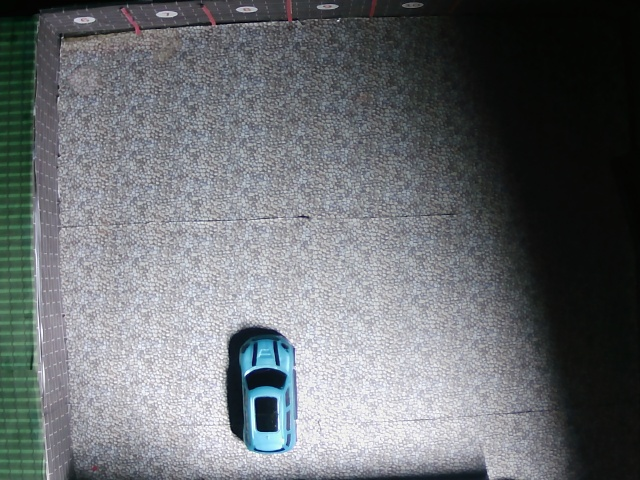
#> input picture yolo_service/debug_bg.jpg, 640 x 480 px
$ python -i detector_v7.py   (imports and definitions only)
#> lines starting #> are read from the running program, lines starting #| are printed output that depends on the picture; after the words box and inside, x2 and y2 are one past the last pixel; in counts of white or black regions, pixels touching at a corner belong together
### backend/slot_adjuster.py
"""Fixed, role-specific parking layout support for OccupAI camera workers.

Parking geometry is loaded from normalized coordinates in JSON. Demand is a
status/pricing signal only: it can never add, remove, resize, or move a box.
"""

from __future__ import annotations

import json
import os
import threading
from datetime import datetime
from pathlib import Path
from zoneinfo import ZoneInfo


PH_TZ = ZoneInfo("Asia/Manila")
OFFICIAL_CAMERA_CAPACITIES = {"car": 10, "motorcycle": 20}
OFFICIAL_LOT_CAPACITY = sum(OFFICIAL_CAMERA_CAPACITIES.values())
DEFAULT_LAYOUT_PATH = (
    Path(__file__).resolve().parent.parent / "yolo_service" / "camera_layouts.json"
)


class LayoutConfigError(ValueError):
    """Raised when a saved layout could produce unsafe or incorrect boxes."""


class DemandLevel:
    LOW = "LOW"
    NORMAL = "NORMAL"
    BUSY = "BUSY"
    HIGH = "HIGH"

    @classmethod
    def all(cls):
        return {cls.LOW, cls.NORMAL, cls.BUSY, cls.HIGH}


# [30 lines left out: functions _normalized_rect, _contains, _intersects, not called in this run]


def _layout_path(config_path=None):
    raw = config_path or os.getenv("CAMERA_LAYOUT_FILE") or DEFAULT_LAYOUT_PATH
    return Path(raw).expanduser().resolve()


# [87 lines left out: functions load_normalized_layout, _scale_rect, build_layout, not called in this run]


class GridAdjuster:
    """Compatibility facade whose demand layouts are deliberately identical."""

    # [16 lines left out: functions __init__, slots_for_demand, not called in this run]


class SlotState:
    """Thread-safe immutable-layout state used by the detector loop."""

    def __init__(self):
        self._lock = threading.Lock()
        self._base_slots = {}
        self.demand = DemandLevel.NORMAL
        self.forecast_veh = None
        self.current_occ = None
        self.last_adjusted = None
        self.adjustment_reason = "Fixed saved camera layout"

    def set_base_slots(self, slots):
        with self._lock:
            self._base_slots = dict(slots)

    # [13 lines left out: functions update_slots, active_slots, not called in this run]

    @property
    def base_slots(self):
        return self.active_slots

    def check_and_clear_bg_reset(self):
        return False

    # [15 lines left out: function summary, not called in this run]

### yolo_service/detector_v7.py
"""OccupAI fixed-layout camera worker.

Each worker has one strict camera role and loads that role's normalized parking
boxes from ``camera_layouts.json``. Demand labels never add, remove, or move
parking boxes. Scene changes automatically rewarm detection and reload the
same fixed layout; USB capture failure exits cleanly for the launcher to restart.
"""

import cv2
import numpy as np
import threading
import time
import base64
import os
import re
import sys
import queue
import requests
from http.server import BaseHTTPRequestHandler, ThreadingHTTPServer
from ultralytics import YOLO
from dotenv import load_dotenv

# [1 line not run here, left out]

sys.path.insert(0, os.path.join(os.path.dirname(__file__), '..'))
from backend.slot_adjuster import (
    OFFICIAL_CAMERA_CAPACITIES,
    DemandLevel,
    SlotState,
    build_layout,
)


# ══════════════════════════════════════════════════════════════════════════════
#   ENV HELPERS
# ══════════════════════════════════════════════════════════════════════════════

def _ei(k, d):
    try: return int(os.getenv(k, str(d)))
    except (TypeError, ValueError):
        print(f"[env] Invalid integer for {k}={os.getenv(k)!r}, using default {d}")
        return d

def _ef(k, d):
    try: return float(os.getenv(k, str(d)))
    except (TypeError, ValueError):
        print(f"[env] Invalid float for {k}={os.getenv(k)!r}, using default {d}")
        return d

def _eb(k, d):
    return os.getenv(k, str(d)).strip().lower() not in {"0","false","no","off"}

def _es(k, d=""):
    raw = os.getenv(k, d) or ""
    return {s.strip().upper() for s in raw.split(",") if s.strip()}

def _fraction_rects(k):
    """Read camera-specific ignore rectangles as normalized frame coordinates."""
#> called with k = 'TOY_IGNORE_RECTS'
    rects = []
    for chunk in (os.getenv(k, "") or "").split(";"):
        try:
            x1, y1, x2, y2 = [float(value.strip()) for value in chunk.split(",")]
        except (TypeError, ValueError):
            continue
        x1, x2 = sorted((max(0.0, min(1.0, x1)), max(0.0, min(1.0, x2))))
        y1, y2 = sorted((max(0.0, min(1.0, y1)), max(0.0, min(1.0, y2))))
        if x2 > x1 and y2 > y1:
            rects.append((x1, y1, x2, y2))
#> further down, picture is the input picture: shape (480, 640, 3); mean B, G, R 113.3, 109.8, 106
    return rects


# ══════════════════════════════════════════════════════════════════════════════
#   CONFIG
# ══════════════════════════════════════════════════════════════════════════════

BACKEND_URL = os.getenv("BACKEND_URL", "http://localhost:8000")
LOCAL_BACKEND_URL = os.getenv("LOCAL_BACKEND_URL", "http://127.0.0.1:8000")
# Optional second destination for a detector running on a local computer.
# This lets the same camera publish to localhost and the deployed backend.
REMOTE_BACKEND_URL = os.getenv("REMOTE_BACKEND_URL", "")
# A detector running without explicit mode must not silently use local
# behavior or a development camera token.
DEPLOY_MODE = os.getenv("DEPLOY_MODE", "production").strip().lower()
PUSH_LOCAL_BACKEND = _eb("PUSH_LOCAL_BACKEND", DEPLOY_MODE == "local")
PUSH_REMOTE_BACKEND = _eb(
    "PUSH_REMOTE_BACKEND",
    DEPLOY_MODE != "local" or bool(REMOTE_BACKEND_URL.strip()),
)
CAMERA_ROLE = os.getenv("CAMERA_ROLE", "").strip().lower()
# [2 lines not run here, left out]
# [8 lines that did not run here, left out]
# [5 lines that did not run here, left out]
_CAM_TOKEN_LOCAL_DEFAULT = "occupai_cam_2027"
_configured_cam_token = os.getenv("CAM_TOKEN", "").strip()
# [13 lines not run here, left out]
# [1 line that did not run here, left out]
# [1 line that did not run here, left out]
# [12 lines not run here, left out]
CAMERA_LAYOUT_FILE = os.getenv("CAMERA_LAYOUT_FILE", "").strip() or None
STREAM_FPS  = max(1, _ei("STREAM_FPS", 20))
MODELS_DIR  = os.getenv("MODELS_DIR",
              os.path.join(os.path.dirname(__file__), '..', 'backend', 'models'))

FEED_W = 640
FEED_H = 480
CAMERA_FPS  = max(1, _ei("CAMERA_FPS", 30))
IMGSZ       = _ei("IMGSZ",      224)
YOLO_SKIP   = _ei("YOLO_SKIP",    8)
YOLO_ASYNC  = _eb("YOLO_ASYNC", True)
YOLO_INTERVAL = max(0.05, _ef("YOLO_INTERVAL", 0.35))
JPEG_Q      = _ei("JPEG_Q",      42)
PUSH_EVERY  = _ei("PUSH_EVERY",  60)
PUSH_MIN_INTERVAL = max(0.2, _ef("PUSH_MIN_INTERVAL", 0.75))
CONF_THRESH = _ef("CONF_THRESH", 0.15)
IOU_THRESH  = _ef("IOU_THRESH",  0.15)
ASSIGN_MIN_OVERLAP = _ef("ASSIGN_MIN_OVERLAP", 0.18)
DEDUPE_IOU_THRESH  = _ef("DEDUPE_IOU_THRESH",  0.35)
DRAW_DETECTOR_BOXES = _eb("DRAW_DETECTOR_BOXES", False)
TOY_ONLY_DETECTION = _eb("TOY_ONLY_DETECTION", True)
USE_BG_OCCUPANCY = _eb("USE_BG_OCCUPANCY", False)
YOLO_VEHICLE_CLASS_IDS = {
    int(v.strip()) for v in os.getenv("YOLO_VEHICLE_CLASS_IDS", "2,3,5,7").split(",")
    if v.strip().isdigit()
}

SLOT_CORNER_RADIUS = max(0, _ei("SLOT_CORNER_RADIUS", 14))
EXCLUDED_SLOTS     = _es("EXCLUDED_SLOTS")

BG_HISTORY     = _ei("BG_HISTORY",    200)
BG_VAR_THRESH  = _ei("BG_THRESH",      30)
BG_LEARN_RATE  = _ef("BG_LEARN_RATE", 0.002)
OCC_DIFF_RATIO = _ef("OCC_DIFF_RATIO", 0.07)
FG_MIN_AREA_F  = _ef("FG_MIN_AREA_FRAC", 0.0010)
FG_MAX_AREA_F  = _ef("FG_MAX_AREA_FRAC", 0.1800)

TOY_MIN_F = _ef("TOY_MIN_AREA_FRAC", 0.0008)
TOY_MAX_F = _ef("TOY_MAX_AREA_FRAC", 0.10)
TOY_MIN_FILL_RATIO = _ef("TOY_MIN_FILL_RATIO", 0.22)
TOY_MIN_W = _ei("TOY_MIN_W", 12)
TOY_MIN_H = _ei("TOY_MIN_H", 12)
# Fixed non-vehicle objects visible in the camera, such as plants. Values are
# normalized frame rectangles and affect only color-based toy detections.
TOY_IGNORE_RECTS = _fraction_rects("TOY_IGNORE_RECTS")
# Blobs with contour area (as a fraction of frame area) below this are
# classified "motorcycle", at/above it "car". Toy motorcycles need to be
# visibly smaller than toy cars on camera for this to work — point the
# camera at your actual toy set and check the per-camera debug image / live feed
# to pick a value between TOY_MIN_AREA_FRAC and TOY_MAX_AREA_FRAC.
TOY_MOTO_MAX_AREA_FRAC = _ef("TOY_MOTO_MAX_AREA_FRAC", 0.02)
TOY_COLOR_RANGES = [
    (np.array([35,  100,  80]), np.array([85,  255, 255])),
    (np.array([90,  100,  80]), np.array([130, 255, 255])),
    (np.array([15,  100, 100]), np.array([35,  255, 255])),
    (np.array([0,   130, 100]), np.array([15,  255, 255])),
    (np.array([160, 130, 100]), np.array([180, 255, 255])),
]

STATIC_N          = _ei("STATIC_CHECK_EVERY",    35)
STATIC_THRESH     = _ef("STATIC_DIFF_THRESH",    3.5)
REDETECT_INTERVAL = _ei("REDETECT_INTERVAL",      45)
REDETECT_THRESH   = _ef("REDETECT_SCENE_THRESH", 45.0)
EDGE_MARGIN_F     = _ef("EDGE_MARGIN_F",          0.18)
MIN_SLOTS         = _ei("MIN_SLOTS", 4)

# MOG2 warmup frames when re-warming after layout change
BG_REWARM_N = _ei("BG_REWARM_N", 20)
# A valid parking scene may remain still for minutes.  Camera health must not
# confuse that normal state with a blocked lens.  This timeout only detects a
# capture pipeline that has stopped delivering fresh frames.
CAMERA_FRAME_TIMEOUT_SECONDS = max(
    1.0, _ef("CAMERA_FRAME_TIMEOUT_SECONDS", 2.5)
)
CAMERA_READ_FAILURE_LIMIT = max(10, _ei("CAMERA_READ_FAILURE_LIMIT", 120))
AUTO_CAMERA_RECALIBRATE = _eb("AUTO_CAMERA_RECALIBRATE", True)
AUTO_RECALIBRATE_SETTLE_SECONDS = max(
    0.0, _ef("AUTO_RECALIBRATE_SETTLE_SECONDS", 2.0)
)
# Keep a confirmed occupied slot briefly when one color-detection pass misses
# it because of lighting/compression noise.  This prevents visible flicker
# without making a removed vehicle look occupied for long.
ZONE_DETECTION_HOLD_SECONDS = max(
    0.0, _ef("ZONE_DETECTION_HOLD_SECONDS", 1.2)
)

# [1 line that did not run here, left out]

_stream_frame = None
_stream_lock  = threading.Lock()
_pushing      = False
_push_lock    = threading.Lock()
_push_health  = {}
_cam_q: queue.Queue = queue.Queue(maxsize=1)
_cam_ok      = True
_cam_ok_lock = threading.Lock()
_cam_last_frame_at = 0.0
_cam_frame_lock = threading.Lock()
_cam_reader_failed = threading.Event()

slot_state = SlotState()


def _norm_url(url):
    return (url or "").strip().rstrip("/")

# [125 lines left out: functions _backend_targets, _fetch_db_history, grab_background, _debug_filename, _save_debug_zones, is_blocked and 2 more, not called in this run]

def _area(b):
    return max(0, b[2]-b[0]) * max(0, b[3]-b[1])

# [4 lines left out: function _inter_area, not called in this run]

def _center_in(box, zone):
    cx=(box[0]+box[2])/2; cy=(box[1]+box[3])/2
    return zone[0] <= cx <= zone[2] and zone[1] <= cy <= zone[3]

def _box_in_toy_ignore_rect(box, frame_w, frame_h):
    """Ignore configured fixed background objects from color-based detection."""
    box_area = _area(box)
    if box_area <= 0:
        return False
    for rx1, ry1, rx2, ry2 in TOY_IGNORE_RECTS:
        rect = (
            int(frame_w * rx1), int(frame_h * ry1),
            int(frame_w * rx2), int(frame_h * ry2),
        )
        overlap = _inter_area(box, rect)
        if _center_in(box, rect) or overlap / box_area >= 0.35:
            return True
    return False

# [80 lines left out: functions _assignment_score, occ_bg, occ_yolo, foreground_boxes, dedupe_boxes, assign_occupancy, not called in this run]

def find_toy_boxes(frame):
    """Returns (boxes, types) — two parallel lists. types[i] is "car" or
    "motorcycle" for boxes[i], classified purely by blob size."""
    h,w=frame.shape[:2]; fa=h*w
    hsv=cv2.cvtColor(frame,cv2.COLOR_BGR2HSV)
#> hsv: shape (480, 640, 3); mean H, S, V 96.6, 32.9, 114.9
    mask=np.zeros((h,w),dtype=np.uint8)
    for lo,hi in TOY_COLOR_RANGES:
        mask=cv2.bitwise_or(mask,cv2.inRange(hsv,lo,hi))
#> this loop made 5 passes
#> pass 1, in find_toy_boxes, `mask=cv2.bitwise_or(mask,cv2.inRange(hsv,lo,hi))`:
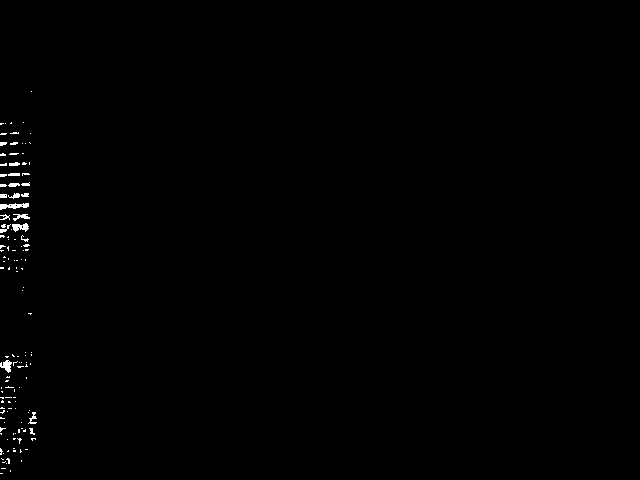
#> mask: shape (480, 640); 0.44% white in thin lines or dots, all inside (x1, y1, x2, y2) = (0, 91, 37, 474)
#> pass 2, in find_toy_boxes, `mask=cv2.bitwise_or(mask,cv2.inRange(hsv,lo,hi))`:
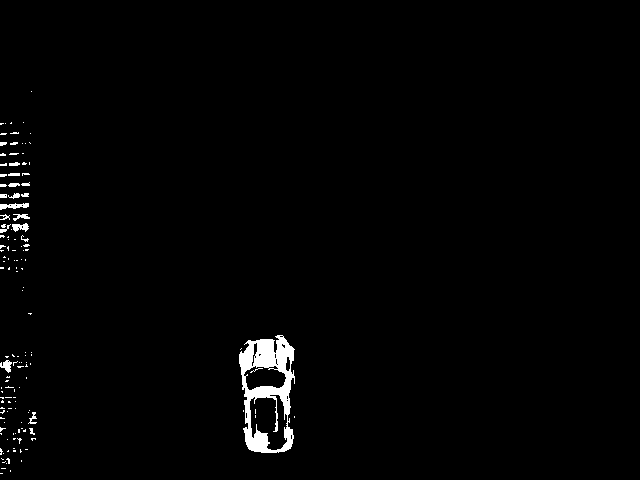
#> mask: shape (480, 640); 1.5% white; 138 white regions (120 under 20 px), largest, box (x1, y1, x2, y2) and area: (239, 335, 295, 453) 3093, (0, 203, 29, 210) 122, (12, 223, 29, 232) 96
    k=cv2.getStructuringElement(cv2.MORPH_ELLIPSE,(7,7))
    mask=cv2.morphologyEx(mask,cv2.MORPH_OPEN, k,iterations=1)
#> mask: shape (480, 640); 0.77% white; 8 white regions, largest, box (x1, y1, x2, y2) and area: (254, 337, 294, 373) 892, (245, 380, 291, 408) 534, (245, 428, 268, 453) 422
#> (the rest of the program and of its run is left out)
